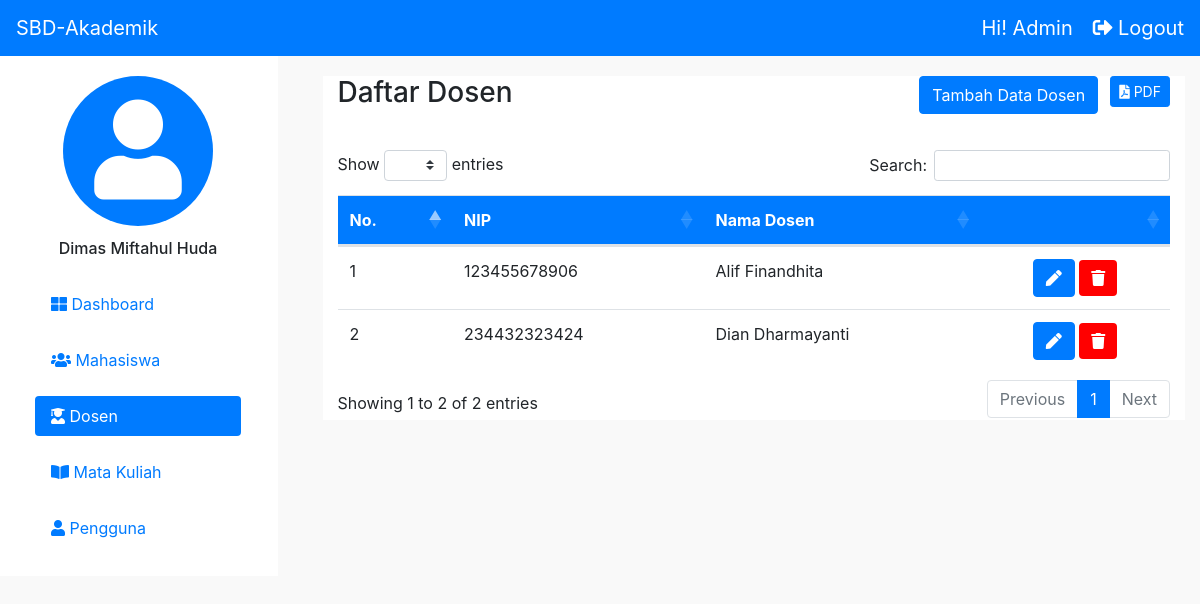
/view/dosen.php (signed in), run on the app's committed database.
### tables this page shows
CREATE TABLE `dosen` (
  `NIP` char(12) NOT NULL,
  `NamaDosen` varchar(30) NOT NULL
);

### view/dosen.php (the view, shortened to what this page needs)
<!doctype html>
<html lang="en">
<head>
  <link rel="stylesheet" href="../asset/css/base.css">
  <link rel="stylesheet" href="../asset/css/mobile.css">
  <link rel="stylesheet" type="text/css" href="https://cdn.datatables.net/1.10.21/css/dataTables.bootstrap4.min.css" />
  <link rel="stylesheet" type="text/css" href="../asset/SweetAlert/sweetalert2.min.css">
  <link rel="stylesheet" href="../asset/css/bootstrap.min.css">
  <link rel="stylesheet" href="https://use.fontawesome.com/releases/v5.3.1/css/all.css">
</head>
<body style="background:#f9f9f9;">
  <nav class="navbar navbar-expand-lg navbar-dark bg-primary">
    <a class="navbar-brand" href="#">SBD-Akademik</a>
    <div class="collapse navbar-collapse" id="navbarSupportedContent">
      <form class="form-inline my-2 my-lg-0">
        <div> Hi! <?php echo $_SESSION['role'] ?> </div>
        <div class="logout"><a href="../auth/logout.php"><i class="fas fa-sign-out-alt"></i> Logout</a></div>
      </form>
    </div>
  </nav>
  <header>
    <div class="row">
      <div class="col-3">
        <div class="nav flex-column nav-pills" id="v-pills-tab" role="tablist" aria-orientation="vertical">
          <div class="profile-user">
            <div class="image-user">
              <i class="fas fa-user"></i>
            </div>
            <p> <?php echo $_SESSION['nama'] ?></p>
          </div>
          <a class="nav-link sidebar" href="dashboard.php" role="tab" aria-selected="true" id="link_dashboard"> <i class="fas fa-th-large"></i> Dashboard</a>
          <a class="nav-link sidebar" href="mahasiswa.php" role="tab" aria-selected="false" id="link_barang"> <i class="fas fa-users"></i> Mahasiswa</a>
          <a class="nav-link sidebar active" href="dosen.php" role="tab" aria-selected="false"><i class="fas fa-user-graduate"></i> Dosen</a>
          <a class="nav-link sidebar" href="matakuliah.php" role="tab" aria-selected="false"><i class="fas fa-book-open"></i> Mata Kuliah</a>
          <a class="nav-link sidebar" href="pengguna.php" role="tab" aria-selected="false" id="link_user"><i class="fas fa-user"></i> Pengguna</a>
        </div>
      </div>
      <div class="col-9">
        <div class="tab-content" id="v-pills-tabContent">
          <div class="tab-pane fade show active" id="v-pills-home" role="tabpanel" aria-labelledby="v-pills-home-tab">
            <div class="container">
              <section class="data-table">
                <div class="container">
                  <div class="row">
                    <div class="col-4">
                      <h3 class="title-table"> Daftar Dosen </h3>
                    </div>
                    <div class="col-5"></div>
                    <div class="col-2">
                      <button class="btn btn-primary btn-tambah" data-toggle="modal" data-target="#Tambah" aria-hidden="true" type="button"> Tambah Data Dosen</button>
                    </div>
                    <div class="col-1 list-button">
                      <button class="btn btn-primary btn-sm" style=" float: right;" onclick="ToPDF()"><i class="fa fa-file-pdf"></i> PDF</button>
                    </div>
                  </div>
                  <table class="table" id="tabel-data">
                    <thead class="" style="background:#007BFF;color:#fff;">
                      <tr>
                        <th scope="col">No.</th>
                        <th scope="col">NIP</th>
                        <th scope="col">Nama Dosen</th>
                        <th scope="col">
                        </th>
                      </tr>
                    </thead>
                    <tbody>
                      <?php
                      include '../auth/koneksi.php';
                      $dosen = mysqli_query($koneksi, "select * from dosen");
                      $i = 1;
                      while ($row = mysqli_fetch_array($dosen)) {
                        echo "<tr class='item" . $row['NIP'] . "'>
                          <td>" . $i . "</td>
                          <td>" . $row['NIP'] . "</td>
                          <td>" . $row['NamaDosen'] . "</td>
                          <td>
                            <center>
                                <button class='btn btn-primary btn_edit'data-toggle='modal' data-id=" . $row['NIP'] . " data-target='#edit'aria-hidden='true' type='button'><i class='fas fa-pen'></i> </button>
                                <button class='btn btn-primary btn_delete' style='background:red;border:none;' data-id=" . $row['NIP'] . "> <i class='fas fa-trash'></i> </button>
                            </center>
                          </td>
                        </tr>";
                        $i++;
                      }
                      ?>
                    </tbody>
                  </table>
                </div>
              </section>
            </div>
          </div>
        </div>
      </div>
    </div>
  </header>
</body>
</html>

### Asset/css/base.css (style rules this page uses)
body, html { overflow-x: hidden; }
.container { max-width: 1140px !important; }
header { margin-top: 20px; }
.nav { background: #fff; margin-top: -20px !important; padding: 20px; margin-right: 0px !important; }
.sidebar.nav-link { margin: 8px 35px !important; }
.sidebar { margin: auto; width: 80%; }
.data-table { padding-top: 0px; background: #fff; }
.btn-tambah { float: right; }
.title-table { margin-bottom: 40px; }
.navbar .form-inline { color: #fff; font-size: 20px; }
.image-user { text-align: center; font-size: 100px; background: #007bff; width: 150px; height: 150px; margin: auto; border-radius: 100px; color: #fff; }
.profile-user p { text-align: center !important; padding-top: 10px; font-weight: 480; }
.logout { margin-left: 20px; }
.logout a { color: #fff; }

### data on the page
dosen: NIP "123455678906", NamaDosen "Alif Finandhita"
dosen: NIP "234432323424", NamaDosen "Dian Dharmayanti"

### other printed values
$_SESSION['role'] "Admin"
$_SESSION['nama'] "Dimas Miftahul Huda"
